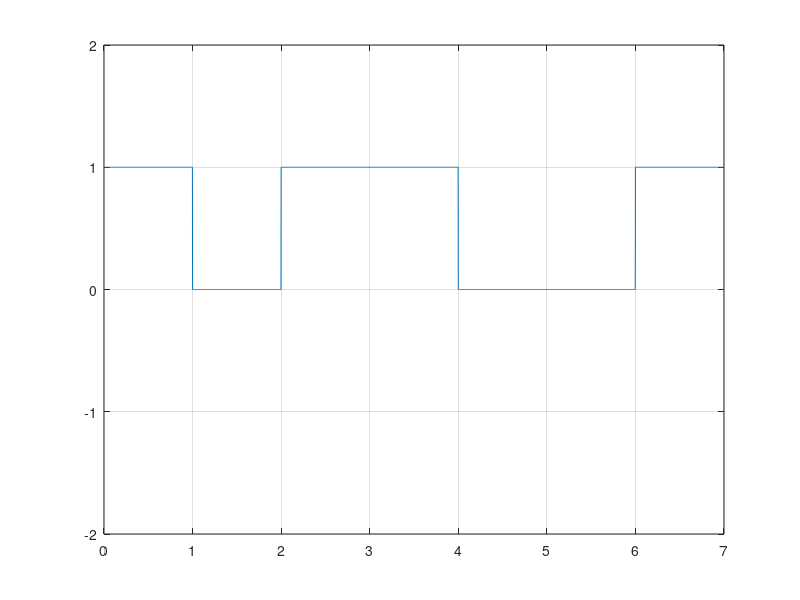

The MATLAB script that drew this image:
clc; clear all; close all;

x = [1 0 1 1 0 0 1];
xx = zeros(1, 5 * length(x));

for i = 1:length(x)
  for j = 1:500
    xx((i - 1) * 500 + j) = x(i);
  end
end

time = 0:1/500:length(x)-1/500;
plot(time,xx);

ylim([-2,2]);
grid on;